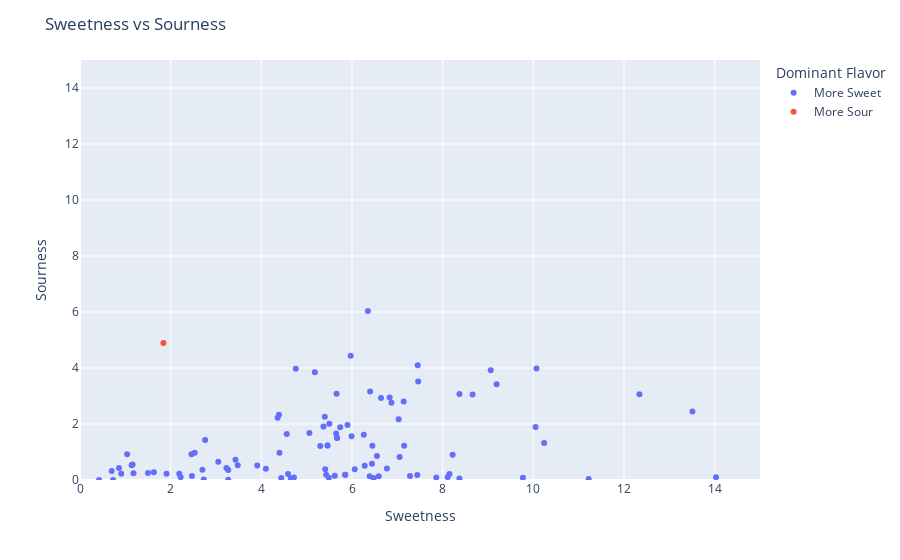

Notebook code for this chart:
### Code cell
# Create a scatterplot of sweet vs sour
# With plotly 
# With extra data as hovertext
import plotly.graph_objects as go
import plotly.express as px
# Red points are where sweetness is greater than sourness
# Blue points are where sourness is greater than sweetness
# Green points are where sweetness is equal to sourness
# ADd column for when sweetness is greater than sourness or sourness is greater than sweetness
sweet_and_sourwithflavor['sweet_greater_than_sour'] = sweet_and_sourwithflavor['sweetness'] > sweet_and_sourwithflavor['sourness']
# Change column to text - "Sweet" if true, "Sour" if false
sweet_and_sourwithflavor['sweet_greater_than_sour'] = sweet_and_sourwithflavor['sweet_greater_than_sour'].apply(lambda row: 'More Sweet' if row else 'More Sour')
# Scatterplot 
fig = px.scatter(sweet_and_sourwithflavor, x='sweetness', y='sourness', color='sweet_greater_than_sour', hover_name='title')
fig.update_layout(title='Sweetness vs Sourness')
# Add x-axis title
fig.update_xaxes(title_text='Sweetness')
# Add y-axis title
fig.update_yaxes(title_text='Sourness')
# Change y-axis range to 0-15
fig.update_yaxes(range=[0,15])
# Change x-axis range to 0-15
fig.update_xaxes(range=[0,15])
# Update legend title
fig.update_layout(legend_title_text='Dominant Flavor')

fig.show()

### Figure 1 — Plotly figure (JSON) as saved in the notebook; plotly's stock layout.template omitted (floating-point values rounded to 4 significant figures)
{"data": [{"hovertemplate": "<b>%{hovertext}</b><br><br>sweet_greater_than_sour=More Sweet<br>sweetness=%{x}<br>sourness=%{y}<extra></extra>", "hovertext": ["Sweet and Sour Pineapple Ginger Sauce", "Sweet and Sour Cherry and Buckwheat Crumble", "Sweet and Sour Strawberry Semifreddo with Black Sesame", "Sweet and Sour Strawberry Semifreddo with Black Sesame", "Mixed berry Sweet and sour drink", "Panda Express Sweet and Sour Sauce (Copycat)", "Easter Nest Sweet Cake With Sour Cream-Royal Icing and Pistachios", "Fig and Sour Cream Ice Cream", "Brandied Sour Cherry and Pear Tartlets", "Peach and Sour Cream Tart", "Grandma's Sour Cream Raisin Pie", "Grandma’s Sour Cream Coffee Cake", "Grandma’s Sour Cream Sugar Cookies", "Sweet & Sour Cherry Vareniki", "Island Lemon Sours Bars", "Sweet or Sour Cream Chocolate Cake", "Sourdough Sandwich Loaf", "Buttermilk and Sour Cream Corn Bread", "Sour Cream and Lemon Honey Corn Muffins", "Peach and Maple Sour Cream Pecan Pie", "Sour Cherry And Chocolate Chip Scone", "Sour Cherry and Chocolate Chip Oatmeal Cookies", "Sweet Buttery Sourdough Crescent Rolls", "Sourpuss Turned Sweet", "Honey and Marmalade Sour", "Sandwich Bread with Sourdough Starter", "Sour Cream Pecan Sandies for", "Gluten And Dairy Free Sour Cherry And Pastry Cream Gâteau Basque", "Sour Cream, Cherry And Tequila Paletas", "Sour Cherry Scones and Ginger-Marmalade Cream", "Sour Cream Pancakes…and a Giveaway", "Banana Bread (Vegan and Sourdough!)", "Sour Cream, Cherry, And Tequila Paletas", "Brown Butter, Ginger, and Sour Cream Coffee Cake", "VIDEO: Strawberries and Cream Sourdough French Toast for Two", "Artisan Sourdough Sandwich Bread", "Sour Cream Muffins with Lemon and Poppy Seeds", "Apple Pie with Hazelnuts and Dried Sour Cherries", "Sour Cherry Pie With Jason Biggs And Paul Walker", "Sour Cream Coffee Cake With Pears And Pecans", "Sour Cream Coffee Cake with Pears and Pecans", "Banana Sour Cream Pancakes and Magelby’s Buttermilk Syrup", "Cranberry, Sour Cherry, And Grapefruit Chutney", "Sourdough Bread Pudding with Mango and Pumpkin Seeds", "The Sweet Melissa Baking Book: Sour Cherry Pie with Pistachio Crumble", "Lemon Bars with Sweet Sour Cream Topping", "Sour Cream Coffee Cake With Chocolate And Nuts", "Sour Cream Coffee Cake with Chocolate and Nuts", "Double-Ginger Sour Cream and Bundt Cake with Ginger-Infused Strawberries", "Rock Candy Jello Shooters With Midori Melon Sour", "Pierogi with Italian Plum Filling and Spiced Sour Cream", "Caramelized-Nectarine and Ginger Shortcakes with Sour Cream", "Yellow Cake With Strawberry Filling And Chocolate Sour Cream Fr", "SPONSORED: Vanilla and Oat Pancakes With Whipped Vanilla Sour Cream", "Quinoa With Clementines, Sour Cherries And Pecans", "Christmas Croissant Pudding with Sour Cream and Brown Sugar Sauce", "Cherry Dark Chocolate Sour Cream Bundt Cake – Low Carb and Gluten-Free", "Yellow Cupcakes With Chocolate Sour Cream Frosting And Toasted", "Easy Blackberry Pie with Spiced Sour Cream Custard (and No-Roll Pie Crust!)", "Chocolate Layer Cake with Chocolate Sour Cream Frosting (Low Carb and Gluten-Free)", "Sour Cream Pie", "Sour Cherry Pie", "Sour Cherry Pie", "Sour Cherry Pie", "Sour Cherry Pie", "Sourdough Bread", "Sour Cream Babka", "Sour Cream Babka", "Sour Cherry Tart", "Sour Cream Drops", "Sour Cream Scones", "Sour Cherry Sauce", "Sour Cream Twists", "Sour Cream Loaves", "Sour Cream Scones", "Sour Cream Waffles", "Sour Cherry 'Clams", "Sourdough Biscuits", "Sourdough Pancakes", "Sour Cream Cutouts", "Sour Cream Waffles", "Sourdough Pancakes", "Sourdough Pancakes", "Sour Cherry Sorbet", "Sourdough Pancakes", "Sour Cream Bavarian", "Sour Cherry Compote", "Sour Cream Biscuits", "Sour Cream Cupcakes", "Sour Cream Brownies", "Sour Cream Biscotti", "Sour Cream Plum Pie", "Sour Cream Frosting", "Sour Cream Beignets", "Sour Cream Apple Pie", "Sour Cream Lemon Pie", "Sour Cream-Lemon Pie", "Sour Cream Apple Pie", "Sour Cream Apple Pie"], "legendgroup": "More Sweet", "marker": {"color": "#636efa", "symbol": "circle"}, "mode": "markers", "name": "More Sweet", "orientation": "v", "showlegend": true, "type": "scatter", "x": [13.51, 7.46, 5.46, 5.46, 5.18, 6.77, 6.28, 5.99, 4.56, 5.4, 4.4, 6.48, 7.44, 10.05, 10.24, 6.59, 0.73, 2.22, 3.27, 7.15, 3.27, 6.55, 1.91, 6.45, 6.35, 0.86, 4.44, 5.9, 5.67, 3.23, 5.62, 4.1, 5.67, 8.15, 5.37, 1.18, 4.59, 6.83, 10.07, 8.22, 6.44, 3.43, 5.66, 5.5, 8.37, 2.76, 5.85, 5.85, 5.65, 2.46, 9.19, 5.74, 7.05, 3.48, 4.76, 5.3, 1.5, 6.06, 1.63, 0.91, 6.39, 4.36, 8.66, 6.26, 11.22, 0.7, 3.05, 5.41, 6.64, 8.11, 2.73, 9.06, 9.77, 5.49, 4.65, 2.7, 5.97, 0.42, 1.16, 8.37, 3.91, 2.53, 1.14, 12.34, 1.04, 5.43, 7.45, 2.47, 7.28, 7.86, 4.72, 7.03, 14.03, 2.19, 6.87, 5.06, 4.39, 6.4, 7.14], "xaxis": "x", "y": [2.45, 3.52, 1.23, 1.23, 3.85, 0.41, 0.51, 1.56, 1.64, 2.26, 0.97, 0.07, 0.18, 1.89, 1.32, 0.13, 0, 0.1, 0.36, 1.22, 0.01, 0.86, 0.22, 1.22, 6.04, 0.43, 0.07, 1.96, 1.5, 0.43, 0.15, 0.4, 1.5, 0.21, 1.91, 0.24, 0.21, 2.95, 3.98, 0.9, 0.58, 0.72, 3.08, 2.01, 3.07, 1.43, 0.19, 0.19, 1.66, 0.92, 3.42, 1.88, 0.82, 0.53, 3.97, 1.21, 0.25, 0.38, 0.28, 0.22, 0.13, 2.22, 3.05, 1.62, 0.04, 0.32, 0.65, 0.38, 2.93, 0.1, 0.02, 3.92, 0.08, 0.08, 0.05, 0.37, 4.44, 0, 0.55, 0.05, 0.52, 0.97, 0.53, 3.06, 0.92, 0.19, 4.1, 0.14, 0.14, 0.09, 0.09, 2.17, 0.1, 0.22, 2.76, 1.68, 2.33, 3.16, 2.8], "yaxis": "y"}, {"hovertemplate": "<b>%{hovertext}</b><br><br>sweet_greater_than_sour=More Sour<br>sweetness=%{x}<br>sourness=%{y}<extra></extra>", "hovertext": ["Drink the Book: Brandy Sour"], "legendgroup": "More Sour", "marker": {"color": "#EF553B", "symbol": "circle"}, "mode": "markers", "name": "More Sour", "orientation": "v", "showlegend": true, "type": "scatter", "x": [1.84], "xaxis": "x", "y": [4.89], "yaxis": "y"}], "layout": {"legend": {"title": {"text": "Dominant Flavor"}, "tracegroupgap": 0}, "margin": {"t": 60}, "title": {"text": "Sweetness vs Sourness"}, "xaxis": {"anchor": "y", "domain": [0, 1], "range": [0, 15], "title": {"text": "Sweetness"}}, "yaxis": {"anchor": "x", "domain": [0, 1], "range": [0, 15], "title": {"text": "Sourness"}}}}
